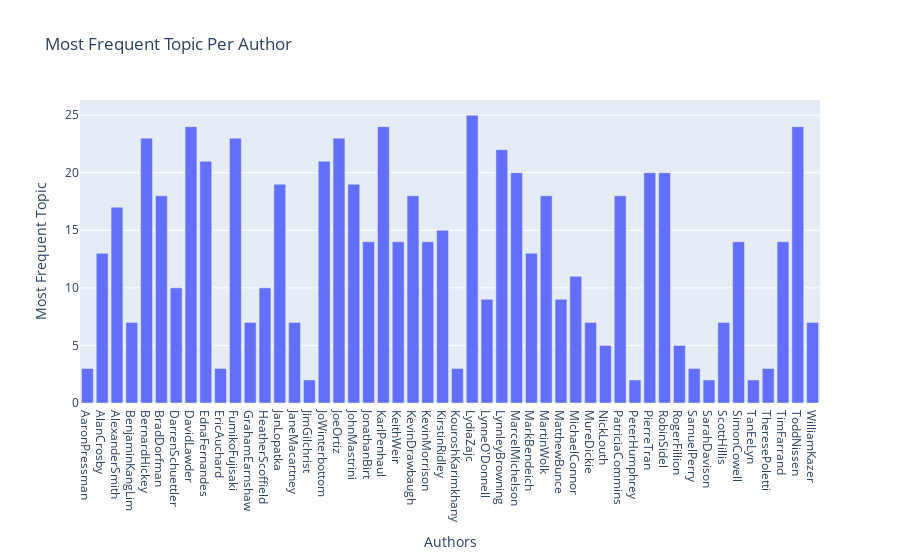

Notebook source saved alongside this figure:
### Code cell
# Group the test set by 'Author' and 'Predicted_Topic' and count the frequency of each topic per author
author_topic_df = test_set_grouped.groupby(['Author', 'Predicted_Topic']).agg(
    topic_count=pd.NamedAgg(column='Predicted_Topic', aggfunc='count')
)

# Reset the index to make 'Author' and 'Predicted_Topic' regular columns
author_topic_df = author_topic_df.reset_index(drop=False)

# Sort by 'Author' and 'topic_count', then keep the most frequent topic for each author
author_topic_df_sorted = author_topic_df.sort_values(['Author', 'topic_count']).drop_duplicates('Author', keep='last')

# Reset the index again after sorting
author_topic_df_sorted = author_topic_df_sorted.reset_index(drop=True)

# Create a bar chart to show the most frequent topic per author
bar_chart = px.bar(author_topic_df_sorted, x="Author", y="Predicted_Topic", title='Most Frequent Topic Per Author')
bar_chart.update_layout(
    xaxis=dict(
        tickmode='array',
        tickvals=author_topic_df_sorted['Author'],
        ticktext=author_topic_df_sorted['Author'],
        title="Authors"
    ),
    yaxis_title="Most Frequent Topic",
    title='Most Frequent Topic Per Author'
)

# Display the bar chart
bar_chart.show()

### Figure 1 — Plotly figure (JSON) as saved in the notebook; plotly's stock layout.template omitted (floating-point values rounded to 4 significant figures)
{"data": [{"alignmentgroup": "True", "hovertemplate": "Author=%{x}<br>Predicted_Topic=%{y}<extra></extra>", "legendgroup": "", "marker": {"color": "#636efa", "pattern": {"shape": ""}}, "name": "", "offsetgroup": "", "orientation": "v", "showlegend": false, "textposition": "auto", "type": "bar", "x": ["AaronPressman", "AlanCrosby", "AlexanderSmith", "BenjaminKangLim", "BernardHickey", "BradDorfman", "DarrenSchuettler", "DavidLawder", "EdnaFernandes", "EricAuchard", "FumikoFujisaki", "GrahamEarnshaw", "HeatherScoffield", "JanLopatka", "JaneMacartney", "JimGilchrist", "JoWinterbottom", "JoeOrtiz", "JohnMastrini", "JonathanBirt", "KarlPenhaul", "KeithWeir", "KevinDrawbaugh", "KevinMorrison", "KirstinRidley", "KouroshKarimkhany", "LydiaZajc", "LynneO'Donnell", "LynnleyBrowning", "MarcelMichelson", "MarkBendeich", "MartinWolk", "MatthewBunce", "MichaelConnor", "MureDickie", "NickLouth", "PatriciaCommins", "PeterHumphrey", "PierreTran", "RobinSidel", "RogerFillion", "SamuelPerry", "SarahDavison", "ScottHillis", "SimonCowell", "TanEeLyn", "TheresePoletti", "TimFarrand", "ToddNissen", "WilliamKazer"], "xaxis": "x", "y": [3, 13, 17, 7, 23, 18, 10, 24, 21, 3, 23, 7, 10, 19, 7, 2, 21, 23, 19, 14, 24, 14, 18, 14, 15, 3, 25, 9, 22, 20, 13, 18, 9, 11, 7, 5, 18, 2, 20, 20, 5, 3, 2, 7, 14, 2, 3, 14, 24, 7], "yaxis": "y"}], "layout": {"barmode": "relative", "legend": {"tracegroupgap": 0}, "title": {"text": "Most Frequent Topic Per Author"}, "xaxis": {"anchor": "y", "domain": [0, 1], "tickmode": "array", "ticktext": ["AaronPressman", "AlanCrosby", "AlexanderSmith", "BenjaminKangLim", "BernardHickey", "BradDorfman", "DarrenSchuettler", "DavidLawder", "EdnaFernandes", "EricAuchard", "FumikoFujisaki", "GrahamEarnshaw", "HeatherScoffield", "JanLopatka", "JaneMacartney", "JimGilchrist", "JoWinterbottom", "JoeOrtiz", "JohnMastrini", "JonathanBirt", "KarlPenhaul", "KeithWeir", "KevinDrawbaugh", "KevinMorrison", "KirstinRidley", "KouroshKarimkhany", "LydiaZajc", "LynneO'Donnell", "LynnleyBrowning", "MarcelMichelson", "MarkBendeich", "MartinWolk", "MatthewBunce", "MichaelConnor", "MureDickie", "NickLouth", "PatriciaCommins", "PeterHumphrey", "PierreTran", "RobinSidel", "RogerFillion", "SamuelPerry", "SarahDavison", "ScottHillis", "SimonCowell", "TanEeLyn", "TheresePoletti", "TimFarrand", "ToddNissen", "WilliamKazer"], "tickvals": ["AaronPressman", "AlanCrosby", "AlexanderSmith", "BenjaminKangLim", "BernardHickey", "BradDorfman", "DarrenSchuettler", "DavidLawder", "EdnaFernandes", "EricAuchard", "FumikoFujisaki", "GrahamEarnshaw", "HeatherScoffield", "JanLopatka", "JaneMacartney", "JimGilchrist", "JoWinterbottom", "JoeOrtiz", "JohnMastrini", "JonathanBirt", "KarlPenhaul", "KeithWeir", "KevinDrawbaugh", "KevinMorrison", "KirstinRidley", "KouroshKarimkhany", "LydiaZajc", "LynneO'Donnell", "LynnleyBrowning", "MarcelMichelson", "MarkBendeich", "MartinWolk", "MatthewBunce", "MichaelConnor", "MureDickie", "NickLouth", "PatriciaCommins", "PeterHumphrey", "PierreTran", "RobinSidel", "RogerFillion", "SamuelPerry", "SarahDavison", "ScottHillis", "SimonCowell", "TanEeLyn", "TheresePoletti", "TimFarrand", "ToddNissen", "WilliamKazer"], "title": {"text": "Authors"}}, "yaxis": {"anchor": "x", "domain": [0, 1], "title": {"text": "Most Frequent Topic"}}}}
